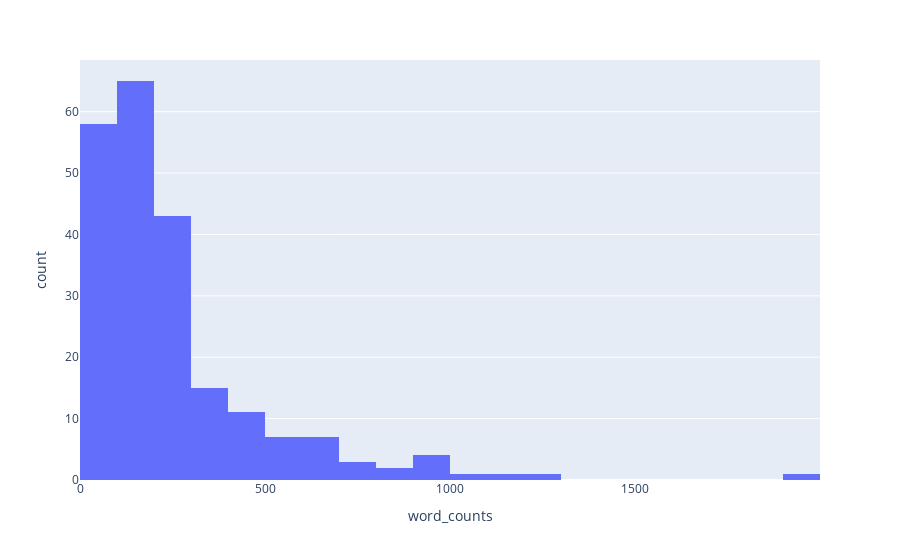

Here is the notebook cell this chart was saved with:
### Code cell
fig = px.histogram(posts_df, x="word_counts")
fig.show()

### Figure 1 — Plotly figure (JSON) as saved in the notebook; plotly's stock layout.template omitted (floating-point values rounded to 4 significant figures; data arrays with more than 128 entries replaced by an {"elided": "..."} marker saying what was removed)
{"data": [{"alignmentgroup": "True", "bingroup": "x", "hovertemplate": "word_counts=%{x}<br>count=%{y}<extra></extra>", "legendgroup": "", "marker": {"color": "#636efa", "pattern": {"shape": ""}}, "name": "", "offsetgroup": "", "orientation": "v", "showlegend": false, "type": "histogram", "x": {"elided": "219 int values"}, "xaxis": "x", "yaxis": "y"}], "layout": {"barmode": "relative", "legend": {"tracegroupgap": 0}, "margin": {"t": 60}, "xaxis": {"anchor": "y", "domain": [0, 1], "title": {"text": "word_counts"}}, "yaxis": {"anchor": "x", "domain": [0, 1], "title": {"text": "count"}}}}
